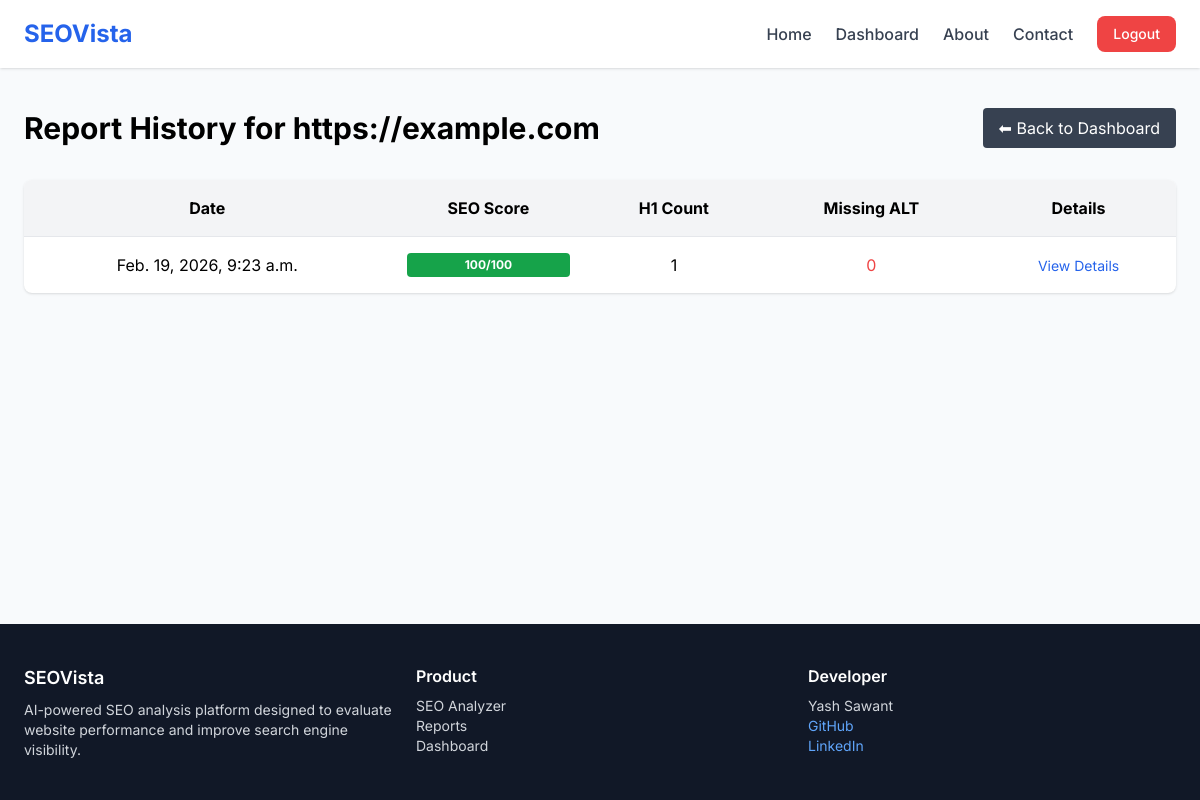
The app's page /reports/8/ (signed in), older data.
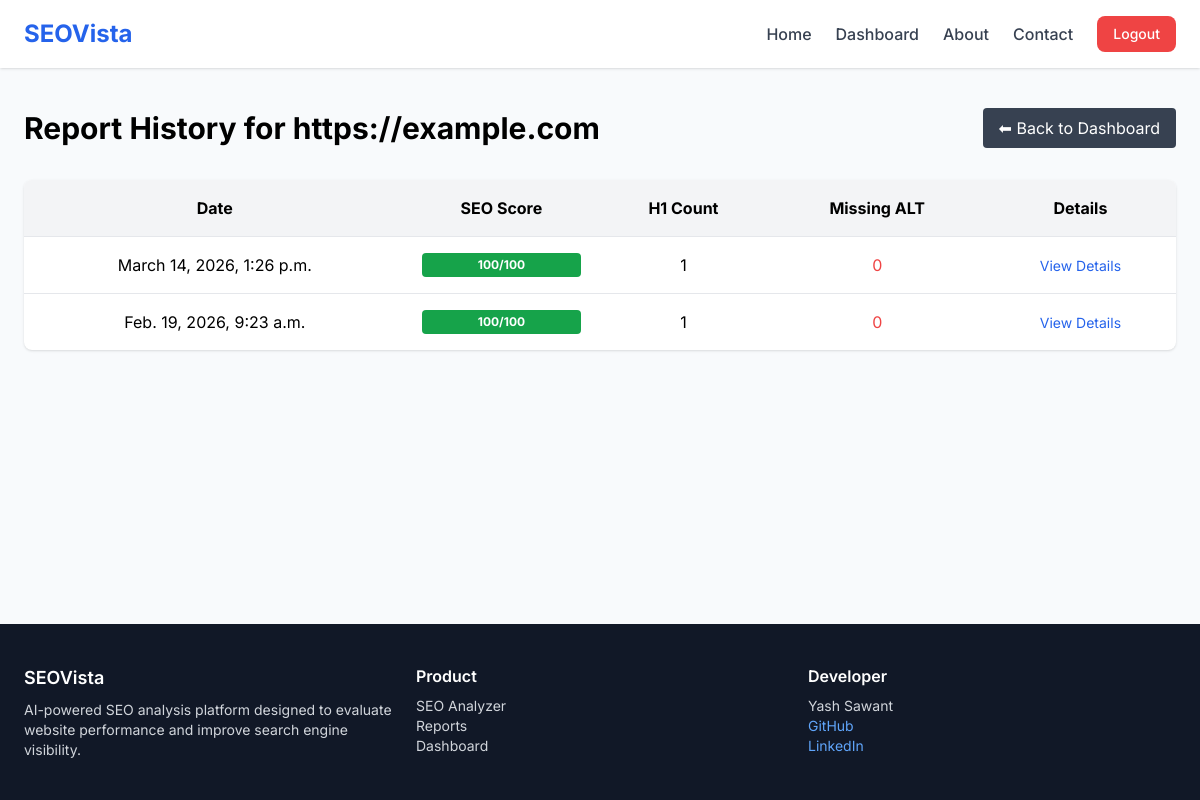
The same page, newer data.
### projects/models.py (models this page shows, shortened)
class Project(models.Model):
    user = models.ForeignKey(User, on_delete=models.CASCADE)
    website_url = models.URLField()
    created_at = models.DateTimeField(auto_now_add=True)

### analyzer/models.py (models this page shows, shortened)
class SEOReport(models.Model):
    project = models.ForeignKey(Project, on_delete=models.CASCADE)
    title = models.TextField(null=True, blank=True)
    meta_description = models.TextField(null=True, blank=True)
    h1_count = models.IntegerField(default=0)
    missing_alt_count = models.IntegerField(default=0)
    score = models.IntegerField(default=0)
    robots_txt_found = models.BooleanField(default=False)
    sitemap_found = models.BooleanField(default=False)
    has_hsts = models.BooleanField(default=False)
    has_csp = models.BooleanField(default=False)
    has_x_frame = models.BooleanField(default=False)
    pages_crawled = models.IntegerField(default=0)   # <-- ADD THIS
    status = models.CharField(max_length=20, default="Completed")
    analyzed_at = models.DateTimeField(auto_now_add=True)
    issues = models.TextField(blank=True, null=True)
    crawl_map = models.TextField(blank=True, null=True)

### analyzer/views.py (the view)
# urls.py: path('reports/<int:project_id>/', views.report_history, name='report_history'),
@login_required
def report_history(request, project_id):
    project = get_object_or_404(Project, id=project_id, user=request.user)
    reports = SEOReport.objects.filter(
        project=project
    ).order_by("-analyzed_at")
    return render(request, "report_history.html", {
        "project": project,
        "reports": reports
    })

### templates/report_history.html (shortened to what this page needs)
{% extends 'base.html' %}
{% block content %}
<div class="flex justify-between items-center mb-8">
<h2 class="text-3xl font-bold">
Report History for {{ project.website_url }}
</h2>
<a href="{% url 'dashboard' %}"
class="bg-gray-700 text-white px-4 py-2 rounded hover:bg-gray-800">
⬅ Back to Dashboard
</a>
</div>
{% if reports %}
<div class="bg-white shadow rounded-lg overflow-hidden">
<table class="w-full text-center">
<thead class="bg-gray-100">
<tr>
<th class="p-4">Date</th>
<th class="p-4">SEO Score</th>
<th class="p-4">H1 Count</th>
<th class="p-4">Missing ALT</th>
<th class="p-4">Details</th>
</tr>
</thead>
<tbody>
{% for report in reports %}
<tr class="border-t hover:bg-gray-50">
<td class="p-4">
{{ report.analyzed_at }}
</td>
<td class="p-4">
<div class="w-full bg-gray-200 rounded h-6 overflow-hidden">
<div
class="h-6 text-xs font-bold text-white text-center leading-6
{% if report.score >= 80 %}
bg-green-600
{% elif report.score >= 50 %}
bg-yellow-500 text-black
{% else %}
bg-red-500
{% endif %}"
style="width: {{ report.score }}%;">
{{ report.score }}/100
</div>
</div>
</td>
<td class="p-4">
{{ report.h1_count }}
</td>
<td class="p-4 text-red-500">
{{ report.missing_alt_count }}
</td>
<td class="p-4">
<button
onclick="toggleDetails('{{ report.id }}')"
class="text-blue-600 hover:underline text-sm">
View Details
</button>
</td>
</tr>
{% endfor %}
</tbody>
</table>
</div>
{% else %}
<div class="bg-white p-6 shadow rounded-lg">
<p class="text-gray-600">
No reports yet.
</p>
</div>
{% endif %}
{% endblock %}

### templates/base.html (shortened to what this page needs)
<!DOCTYPE html>
<html lang="en">
<head>
<script src="https://cdn.tailwindcss.com"></script>
</head>
<body class="flex flex-col min-h-screen">
<nav class="bg-white shadow">
<div class="max-w-7xl mx-auto px-6 py-4 flex justify-between items-center">
<h1 class="text-2xl font-bold text-blue-600">
<a href="{% url 'home' %}">SEOVista</a>
</h1>
<div class="flex items-center space-x-6 text-gray-700 font-medium">
<a href="{% url 'home' %}" class="hover:text-blue-600 transition">
Home
</a>
<a href="{% url 'dashboard' %}" class="hover:text-blue-600 transition">
Dashboard
</a>
<a href="{% url 'about' %}" class="hover:text-blue-600 transition">
About
</a>
<a href="{% url 'contact' %}" class="hover:text-blue-600 transition">
Contact
</a>
{% if user.is_authenticated %}
<form method="POST" action="{% url 'logout' %}" class="inline">
<button
type="submit"
class="bg-red-500 text-white px-4 py-2 rounded-lg hover:bg-red-600 transition text-sm">
Logout
</button>
</form>
{% else %}
<a href="{% url 'login' %}"
class="bg-blue-600 text-white px-4 py-2 rounded-lg hover:bg-blue-700 transition text-sm">
Login
</a>
{% endif %}
</div>
</div>
</nav>
<main class="flex-grow">
<div class="max-w-7xl mx-auto px-6 py-10">
{% block content %}
{% endblock %}
</div>
</main>
<footer class="bg-gray-900 text-gray-300 mt-20">
<div class="max-w-7xl mx-auto px-6 py-10 grid md:grid-cols-3 gap-6">
<div>
<h3 class="text-white font-semibold text-lg">
SEOVista
</h3>
<p class="text-sm mt-2">
AI-powered SEO analysis platform designed to evaluate website performance and improve search engine visibility.
</p>
</div>
<div>
<h3 class="text-white font-semibold mb-2">
Product
</h3>
<p class="text-sm">SEO Analyzer</p>
<p class="text-sm">Reports</p>
<p class="text-sm">Dashboard</p>
</div>
<div>
<h3 class="text-white font-semibold mb-2">
Developer
</h3>
<p class="text-sm">Yash Sawant</p>
<a href="https://github.com/yashh9559"
class="text-sm text-blue-400 hover:underline block">
GitHub
</a>
<a href="https://www.linkedin.com/in/yash-sawant-9559ys/"
class="text-sm text-blue-400 hover:underline block">
LinkedIn
</a>
</div>
</div>
</footer>
</body>
</html>

### templates/base.html (style rules this page uses)
body { font-family:'Inter',sans-serif; background:#F8FAFC; }

Row changes from the older to the newer data that the page shows:
added SEOReport: analyzed_at "March 14, 2026, 1:26 p.m.", score "100", h1_count "1", missing_alt_count "0"
